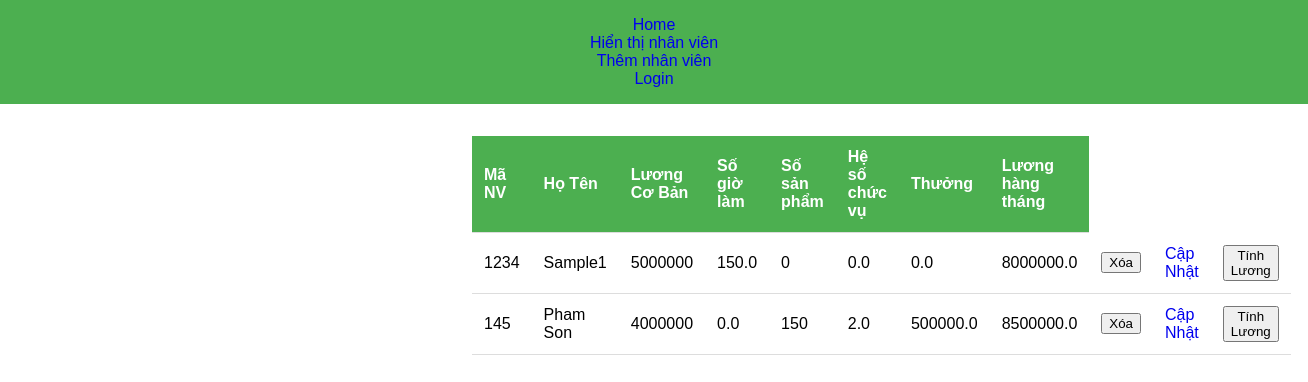
/hien_thi_nv/, run on an earlier commit of the app's database.
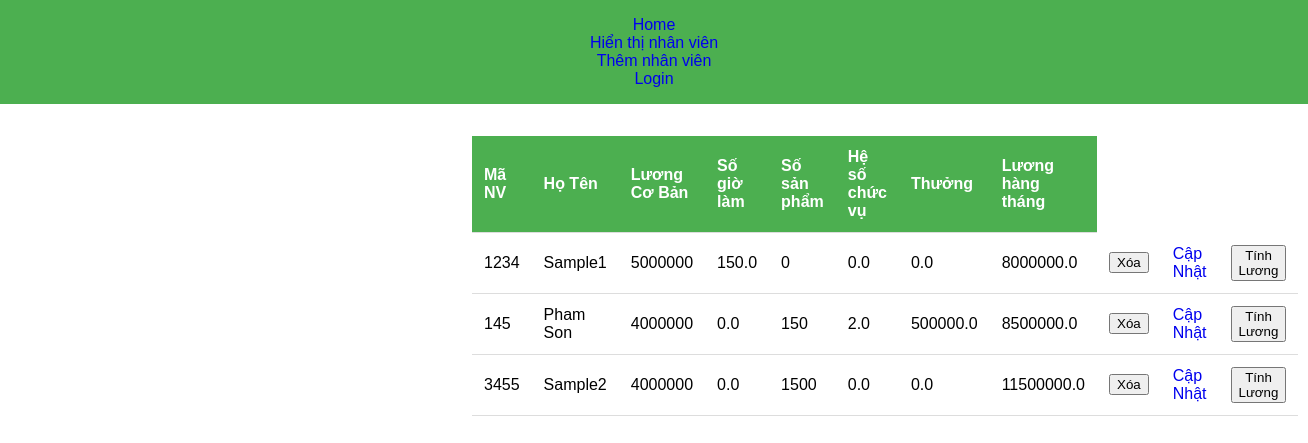
And on a later commit of the database.
### app/models.py (models this page shows, shortened)
class NhanVien(models.Model):
    ma_nv = models.IntegerField()
    ho_ten = models.CharField(max_length=200)
    luong_cb =models.IntegerField()
    loai_nv = models.CharField(max_length=100, default='van_phong')
    so_gio_lam = models.FloatField(default=0)
    so_sp = models.IntegerField(default=0)
    he_so_cv = models.FloatField(default=0)
    thuong = models.FloatField(default=0)
    luong_ht = models.FloatField(null=True)

### app/views.py (the view)
# urls.py: path('hien_thi_nv/', views.hien_thi_nv,name="hien_thi_nv"),
def hien_thi_nv(request):
    ds_nv = NhanVien.objects.all()
    return render(request, 'app/hien_thi_nv.html', {'ds_nv':ds_nv})

### app/templates/app/hien_thi_nv.html (shortened to what this page needs)
{%extends 'app/base.html'%}
{%load static%}
    {%block content%}
    <main>
      <table>
        <tr>
          <th>Mã NV</th>
          <th>Họ Tên</th>
          <th>Lương Cơ Bản</th>
          <th>Số giờ làm</th>
          <th>Số sản phẩm</th>
          <th>Hệ số chức vụ</th>
          <th>Thưởng</th>
          <th>Lương hàng tháng</th>
        </tr>
        {% for nv in ds_nv %}
        <tr>
          <td>{{ nv.ma_nv }}</td>
          <td>{{ nv.ho_ten }}</td>
          <td>{{ nv.luong_cb }}</td>
          <td>{{ nv.so_gio_lam }}</td>
          <td>{{ nv.so_sp }}</td>
          <td>{{ nv.he_so_cv }}</td>
          <td>{{ nv.thuong }}</td>
          <td>{{ nv.luong_ht }}</td>
          <td>
            <form action="{% url 'xoa_nv' nv.ma_nv %}" method="post">
              <button type="submit">Xóa</button>
            </form>
          </td>
          <td>
            <a href="{% url 'cap_nhat_nv' nv.ma_nv %}">Cập Nhật</a>
          </td>
          <td>
            <form method="post" action="{% url 'tinh_luong' nv.ma_nv %}">
              <button type="submit">Tính Lương</button>
            </form>
          </td>
        </tr>
        {% endfor %}
      </table>
    </main>
    {%endblock%}

### app/templates/app/base.html (shortened to what this page needs)
{%load static%}
<!DOCTYPE html>
<html lang="en">
  <head>
    <link rel="stylesheet" href="{% static 'app/css/view_employee.css' %}" />
  </head>
  <body>
    <header>
      <nav>
        <a href="{% url 'home' %}">Home</a> <br/>
        <a href="{% url 'hien_thi_nv' %}">Hiển thị nhân viên</a><br/>
        <a href="{% url 'them_nv' %}">Thêm nhân viên</a><br/>
        {% if user.is_authenticated %}
        <a href="{% url 'dang_xuat' %}">Logout</a>
        {% else %}
        <a href="{% url 'dang_nhap' %}">Login</a>
        {% endif %}
      </nav>
    </header>
    <main>{% block content %}{% endblock %}</main>
  </body>
</html>

### app/static/app/css/view_employee.css (style rules this page uses)
body { font-family: Arial, sans-serif; margin: 0; padding: 0; }
header { background-color: #4caf50; color: white; text-align: center; padding: 1em 0; }
main { margin-left: 220px; padding: 1em; }
table { width: 100%; border-collapse: collapse; }
th, td { padding: 12px; text-align: left; border-bottom: 1px solid #ddd; }
th { background-color: #4caf50; color: white; }
a { text-decoration: none; }

What changed in the data, as far as the page shows it:
added NhanVien: ma_nv "3455", ho_ten "Sample2", luong_cb "4000000", so_gio_lam "0.0", so_sp "1500", he_so_cv "0.0", thuong "0.0", luong_ht "11500000.0"
